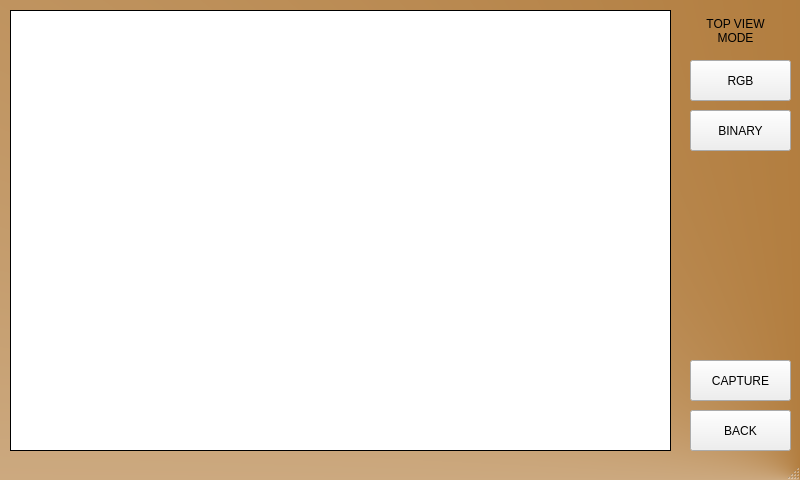
<?xml version="1.0" encoding="UTF-8"?>
<ui version="4.0">
 <class>MainWindow</class>
 <widget class="QMainWindow" name="MainWindow">
  <property name="geometry">
   <rect>
    <x>0</x>
    <y>0</y>
    <width>800</width>
    <height>480</height>
   </rect>
  </property>
  <property name="windowTitle">
   <string>MainWindow</string>
  </property>
  <property name="styleSheet">
   <string notr="true">#MainWindow
{
background-color: qconicalgradient(cx:1, cy:1, angle:0, stop:0 rgba(153, 83, 0, 255), stop:1 rgba(255, 255, 255, 255));
}</string>
  </property>
  <widget class="QWidget" name="centralwidget">
   <widget class="QLabel" name="imageLabel">
    <property name="geometry">
     <rect>
      <x>10</x>
      <y>10</y>
      <width>661</width>
      <height>441</height>
     </rect>
    </property>
    <property name="styleSheet">
     <string notr="true">background-color: rgb(255,255,255);</string>
    </property>
    <property name="frameShape">
     <enum>QFrame::Box</enum>
    </property>
    <property name="text">
     <string/>
    </property>
    <property name="alignment">
     <set>Qt::AlignCenter</set>
    </property>
   </widget>
   <widget class="QPushButton" name="rgbButton">
    <property name="geometry">
     <rect>
      <x>690</x>
      <y>60</y>
      <width>101</width>
      <height>41</height>
     </rect>
    </property>
    <property name="text">
     <string>RGB</string>
    </property>
   </widget>
   <widget class="QPushButton" name="binButton">
    <property name="geometry">
     <rect>
      <x>690</x>
      <y>110</y>
      <width>101</width>
      <height>41</height>
     </rect>
    </property>
    <property name="text">
     <string>BINARY</string>
    </property>
   </widget>
   <widget class="QPushButton" name="captureButton">
    <property name="geometry">
     <rect>
      <x>690</x>
      <y>360</y>
      <width>101</width>
      <height>41</height>
     </rect>
    </property>
    <property name="text">
     <string>CAPTURE</string>
    </property>
   </widget>
   <widget class="QPushButton" name="backButton">
    <property name="geometry">
     <rect>
      <x>690</x>
      <y>410</y>
      <width>101</width>
      <height>41</height>
     </rect>
    </property>
    <property name="text">
     <string>BACK</string>
    </property>
   </widget>
   <widget class="QLabel" name="label">
    <property name="geometry">
     <rect>
      <x>680</x>
      <y>10</y>
      <width>111</width>
      <height>41</height>
     </rect>
    </property>
    <property name="text">
     <string>TOP VIEW
MODE</string>
    </property>
    <property name="alignment">
     <set>Qt::AlignCenter</set>
    </property>
   </widget>
  </widget>
  <widget class="QMenuBar" name="menubar">
   <property name="geometry">
    <rect>
     <x>0</x>
     <y>0</y>
     <width>800</width>
     <height>26</height>
    </rect>
   </property>
  </widget>
  <widget class="QStatusBar" name="statusbar"/>
 </widget>
 <resources/>
 <connections/>
</ui>
